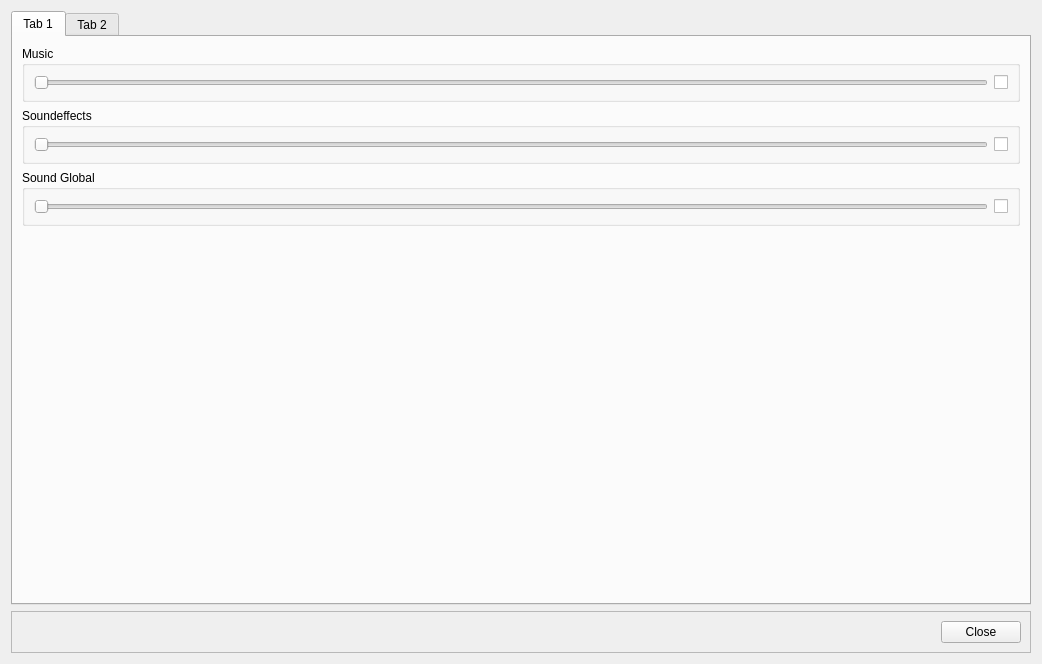
<?xml version="1.0" encoding="UTF-8"?>
<ui version="4.0">
 <class>MenuWidget</class>
 <widget class="QWidget" name="MenuWidget">
  <property name="geometry">
   <rect>
    <x>0</x>
    <y>0</y>
    <width>1042</width>
    <height>664</height>
   </rect>
  </property>
  <property name="windowTitle">
   <string>MenuWidget</string>
  </property>
  <layout class="QVBoxLayout" name="verticalLayout">
   <item>
    <widget class="QTabWidget" name="menu">
     <property name="tabPosition">
      <enum>QTabWidget::North</enum>
     </property>
     <property name="tabShape">
      <enum>QTabWidget::Rounded</enum>
     </property>
     <property name="currentIndex">
      <number>0</number>
     </property>
     <property name="iconSize">
      <size>
       <width>16</width>
       <height>16</height>
      </size>
     </property>
     <property name="elideMode">
      <enum>Qt::ElideLeft</enum>
     </property>
     <widget class="QWidget" name="Audio">
      <attribute name="title">
       <string>Tab 1</string>
      </attribute>
      <layout class="QVBoxLayout" name="verticalLayout_2">
       <item>
        <widget class="QGroupBox" name="musicBox">
         <property name="title">
          <string>Music</string>
         </property>
         <layout class="QHBoxLayout" name="horizontalLayout_2">
          <item>
           <widget class="QSlider" name="musicVolumeSlider">
            <property name="orientation">
             <enum>Qt::Horizontal</enum>
            </property>
           </widget>
          </item>
          <item>
           <widget class="QCheckBox" name="musicCheckbox">
            <property name="text">
             <string/>
            </property>
           </widget>
          </item>
         </layout>
        </widget>
       </item>
       <item>
        <widget class="QGroupBox" name="soundEffectBox">
         <property name="title">
          <string>Soundeffects</string>
         </property>
         <layout class="QHBoxLayout" name="horizontalLayout_3">
          <item>
           <widget class="QSlider" name="soundEffectSlider">
            <property name="orientation">
             <enum>Qt::Horizontal</enum>
            </property>
           </widget>
          </item>
          <item>
           <widget class="QCheckBox" name="soundEffectCheckbox">
            <property name="text">
             <string/>
            </property>
           </widget>
          </item>
         </layout>
        </widget>
       </item>
       <item>
        <widget class="QGroupBox" name="soundOverallBox">
         <property name="title">
          <string>Sound Global</string>
         </property>
         <layout class="QHBoxLayout" name="horizontalLayout_4">
          <item>
           <widget class="QSlider" name="soundOverallSlider">
            <property name="orientation">
             <enum>Qt::Horizontal</enum>
            </property>
           </widget>
          </item>
          <item>
           <widget class="QCheckBox" name="soundOverallCheckbox">
            <property name="text">
             <string/>
            </property>
           </widget>
          </item>
         </layout>
        </widget>
       </item>
       <item>
        <spacer name="verticalSpacer">
         <property name="orientation">
          <enum>Qt::Vertical</enum>
         </property>
         <property name="sizeHint" stdset="0">
          <size>
           <width>20</width>
           <height>40</height>
          </size>
         </property>
        </spacer>
       </item>
      </layout>
     </widget>
     <widget class="QWidget" name="Video">
      <attribute name="title">
       <string>Tab 2</string>
      </attribute>
     </widget>
    </widget>
   </item>
   <item>
    <widget class="QFrame" name="frame">
     <property name="frameShape">
      <enum>QFrame::StyledPanel</enum>
     </property>
     <property name="frameShadow">
      <enum>QFrame::Raised</enum>
     </property>
     <layout class="QHBoxLayout" name="horizontalLayout">
      <item>
       <spacer name="horizontalSpacer">
        <property name="orientation">
         <enum>Qt::Horizontal</enum>
        </property>
        <property name="sizeHint" stdset="0">
         <size>
          <width>40</width>
          <height>20</height>
         </size>
        </property>
       </spacer>
      </item>
      <item>
       <widget class="QPushButton" name="close">
        <property name="text">
         <string>Close</string>
        </property>
       </widget>
      </item>
     </layout>
    </widget>
   </item>
  </layout>
 </widget>
 <resources/>
 <connections/>
</ui>
